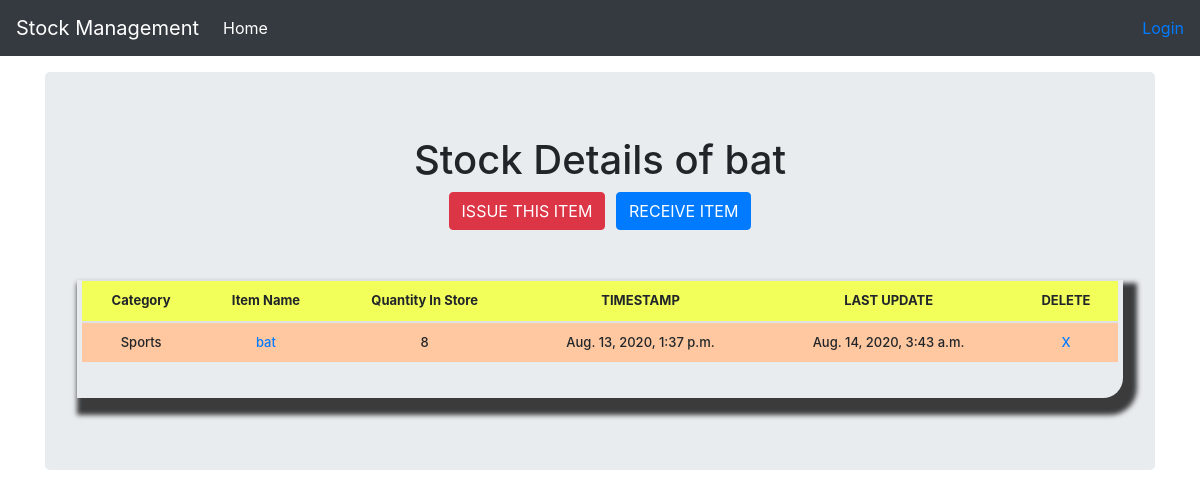
Screenshot of /stock_detail/1 with the database file from the repository.
### stockmgmnt/models.py (models this page shows, shortened)
class Stock(models.Model):
    category = models.ForeignKey(Category, on_delete=models.CASCADE)
    item_name = models.CharField(max_length=50, blank=True, null=True)
    quantity = models.IntegerField(default='0', blank=True, null=True)
    receive_quantity = models.IntegerField(default='0', blank=True, null=True)
    receive_by = models.CharField(max_length=50, blank=True, null=True)
    issue_quantity = models.IntegerField(default='0', blank=True, null=True)
    issue_by = models.CharField(max_length=50, blank=True, null=True)
    issue_to = models.CharField(max_length=50, blank=True, null=True)
    phone_number = models.CharField(max_length=50, blank=True, null=True)
    created_by = models.CharField(max_length=50, blank=True, null=True)
    reorder_level = models.IntegerField(default='0', blank=True, null=True)
    last_updated = models.DateTimeField(auto_now_add=False, auto_now=True)
    timestamp = models.DateTimeField(auto_now_add=True, auto_now=False)
    export_to_CSV = models.BooleanField(default=False)

class Category(models.Model):
    mane = models.CharField(max_length=50, null=True, blank=True)
    def __str__(self):
        return self.mane

### stockmgmnt/views.py (the view)
# urls.py: path('stock_detail/<str:pk>', stock_details, name='stock-detail'),
def stock_details(request, pk):
    queryset = Stock.objects.get(id=pk)
    return render(request, 'stock_details.html',
                  context={'stock': queryset, 'title': 'Stock Details', 'name': queryset.item_name})

### templates/stock_details.html (shortened to what this page needs)
{% extends 'base.html' %}
{% block content %}
    <h1>{{ title }} of {{ name }}<br>
        <a href="{% url 'issue-item' stock.id %}">
            <div class="btn btn-danger">ISSUE THIS ITEM</div>
        </a>
        <a href="{% url 'receive-item' stock.id %}">
            <div class="btn btn-primary">RECEIVE ITEM</div>
        </a>
        <br><br>
        <div class="list-table">
            <table class="table">
                <thead>
                <tr>
                    <th scope="col">Category</th>
                    <th scope="col">Item Name</th>
                    <th scope="col">Quantity In Store</th>
                    <th scope="col">TIMESTAMP</th>
                    <th scope="col">LAST UPDATE</th>
                    <th scope="col">DELETE</th>
                </tr>
                </thead>
                <tbody>
                <tr>
                    <td>{{ stock.category }}</td>
                    <td><a href="{% url 'update-items' stock.id %}">{{ stock.item_name }}</a></td>
                    <td>{{ stock.quantity }}</td>
                    <td>{{ stock.timestamp }}</td>
                    <td>{{ stock.last_updated }}</td>
                    <td id="delete"><a href="{% url 'delete-items' stock.id %}">X
                    </a>
                    </td>
                </tr>
                </tbody>
            </table>
        </div>
{% endblock %}

### static/css/stylesheet.css (style rules this page uses)
body { background-color: yellow; }
.table { font-size: 13px; text-align: center; width: 95%; margin: auto; }
.table tr:nth-child(odd) { background: #ffc8a0; }
th { background-color: #f2ff5a; }
.list-table { border-bottom-right-radius: 20px; padding-left: 5px; padding-right: 5px; padding-bottom: 20px; -webkit-box-shadow: 7px 10px 5px 7px rgba(0, 0, 0, 0.75); -moz-box-shadow: 7px 10px 5px 7px rgba(0, 0, 0, 0.75); box-shadow: 7px 10px 5px 7px rgba(0, 0, 0, 0.75); }
h1 { text-align: center; font-size: 50px; }
th { text-align: center; }
td { text-align: center; }

### static/css/navbar-top-fixed.css (style rules this page uses)
body { min-height: 75rem; padding-top: 4.5rem; }

### rows the page displays
Stock: item_name "bat", category "Sports", quantity "8", timestamp "Aug. 13, 2020, 1:37 p.m.", last_updated "Aug. 14, 2020, 3:43 a.m."

### other values shown
{{ title }} "Stock Details"
